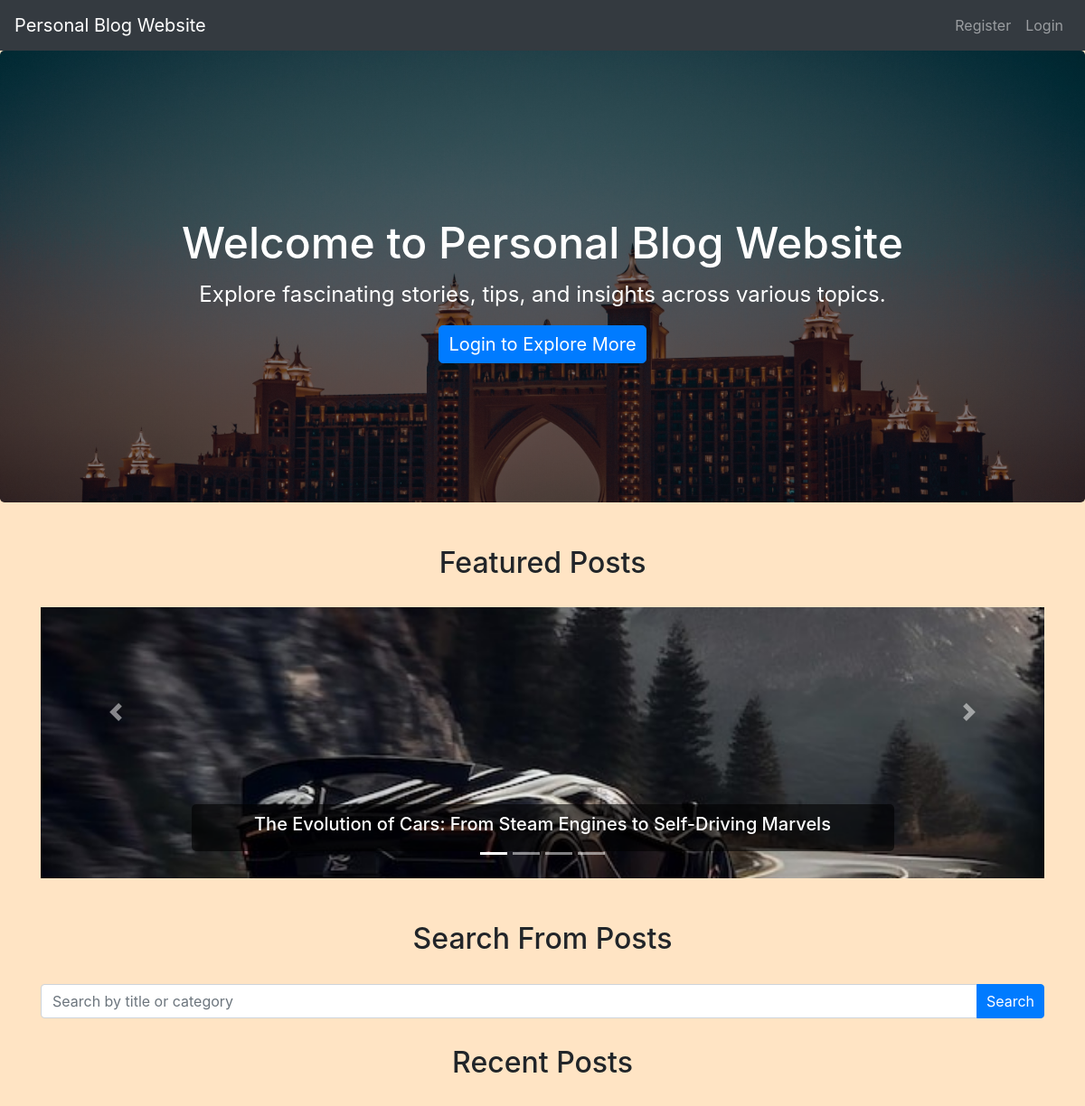
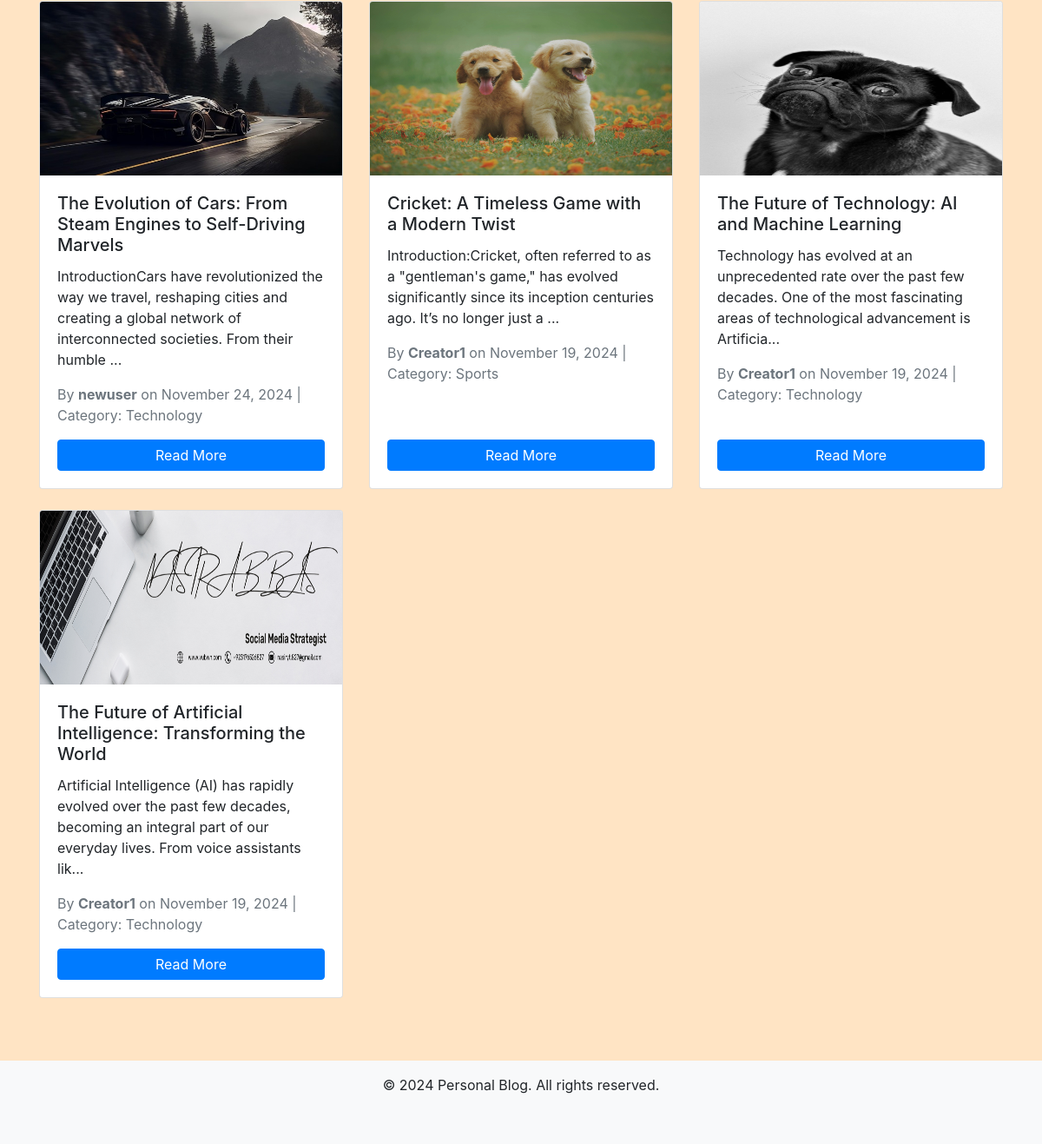
The page / on the database its author committed (2 pictures, top to bottom).
### tables this page shows
CREATE TABLE `blogposts` (
  `id` int(11) NOT NULL,
  `title` varchar(255) NOT NULL,
  `content` text NOT NULL,
  `author_id` int(11) NOT NULL,
  `category_id` int(11) NOT NULL,
  `featured_image` varchar(255) DEFAULT NULL,
  `status` enum('published','draft') NOT NULL,
  `created_at` timestamp NOT NULL DEFAULT current_timestamp(),
  `updated_at` timestamp NOT NULL DEFAULT current_timestamp() ON UPDATE current_timestamp()
);

CREATE TABLE `users` (
  `id` int(11) NOT NULL,
  `username` varchar(255) NOT NULL,
  `email` varchar(255) NOT NULL,
  `password` varchar(255) NOT NULL,
  `phone` varchar(20) NOT NULL,
  `created_at` timestamp NOT NULL DEFAULT current_timestamp(),
  `updated_at` timestamp NOT NULL DEFAULT current_timestamp() ON UPDATE current_timestamp(),
  `bio` text DEFAULT NULL,
  `profile_picture` varchar(255) DEFAULT NULL
);

CREATE TABLE `categories` (
  `id` int(11) NOT NULL,
  `name` varchar(255) NOT NULL,
  `created_at` timestamp NOT NULL DEFAULT current_timestamp(),
  `updated_at` timestamp NOT NULL DEFAULT current_timestamp() ON UPDATE current_timestamp()
);

### index.php (the view, shortened to what this page needs)
<?php
include('config.php');
$search_query = '';
$sql = "SELECT posts.id, posts.title, posts.created_at, posts.content, posts.featured_image, posts.author_id, posts.category_id, categories.name AS category_name, users.username AS author_name
        FROM BlogPosts AS posts
        JOIN categories ON posts.category_id = categories.id
        JOIN users ON posts.author_id = users.id
        WHERE posts.status = 'published' $search_query
        ORDER BY posts.created_at DESC";
$result = mysqli_query($conn, $sql);
$carousel_sql = "SELECT id, title, featured_image FROM BlogPosts WHERE featured_image != '' AND status = 'published' ORDER BY created_at DESC LIMIT 5";
$carousel_result = mysqli_query($conn, $carousel_sql);
?>
<!DOCTYPE html>
<html lang="en">
<head>
    <link rel="stylesheet" href="https://maxcdn.bootstrapcdn.com/bootstrap/4.5.2/css/bootstrap.min.css">
    <link rel="stylesheet" href="./css/style.css">
</head>
<body>
<?php
include('navbar.php');
?>
<div class="jumbotron text-center">
    <h1>Welcome to Personal Blog Website</h1>
    <p>Explore fascinating stories, tips, and insights across various topics.</p>
    <a href="login.php" class="btn btn-primary btn-lg">Login to Explore More</a>
</div>
<div class="container mt-5">
    <div id="carouselExampleIndicators" class="carousel slide" data-ride="carousel">
        <ol class="carousel-indicators">
            <?php
            $active = "active";
            $index = 0;
            while ($carousel_row = mysqli_fetch_assoc($carousel_result)) {
                ?>
                <li data-target="#carouselExampleIndicators" data-slide-to="<?php echo $index; ?>" class="<?php echo $active; ?>"></li>
                <?php
                $active = "";
                $index++;
            } ?>
        </ol>
        <h2>Featured Posts</h2>
        <div class="carousel-inner">
            <?php
            mysqli_data_seek($carousel_result, 0);
            $active = "active";
            while ($carousel_row = mysqli_fetch_assoc($carousel_result)) {
            ?>
                <div class="carousel-item <?php echo $active; ?>">
                    <?php if ($carousel_row['featured_image']) { ?>
                        <img src="images/<?php echo $carousel_row['featured_image']; ?>" class="d-block w-100" alt="Featured Image">
                    <?php } else { ?>
                        <img src="https://via.placeholder.com/800x300" class="d-block w-100" alt="Featured Image">
                    <?php } ?>
                    <div class="carousel-caption">
                        <h5><?php echo htmlspecialchars($carousel_row['title']); ?></h5>
                    </div>
                </div>
            <?php
                $active = "";
            } ?>
        </div>
        <a class="carousel-control-prev" href="#carouselExampleIndicators" role="button" data-slide="prev">
            <span class="carousel-control-prev-icon" aria-hidden="true"></span>
        </a>
        <a class="carousel-control-next" href="#carouselExampleIndicators" role="button" data-slide="next">
            <span class="carousel-control-next-icon" aria-hidden="true"></span>
        </a>
    </div>
    <h2 class="text-center mt-5">Search From Posts</h2>
    <form method="GET" class="mb-4">
        <div class="input-group">
            <input type="text" name="search" class="form-control" placeholder="Search by title or category" value="<?php echo isset($search_term) ? htmlspecialchars($search_term) : ''; ?>">
            <div class="input-group-append">
                <button class="btn btn-primary" type="submit">Search</button>
            </div>
        </div>
    </form>
    <h2 class="text-center">Recent Posts</h2>
    <div class="row">
        <?php if (mysqli_num_rows($result) > 0) {
            while ($row = mysqli_fetch_assoc($result)) {
                $content_preview = strip_tags($row['content']);
                $content_preview = strlen($content_preview) > 150 ? substr($content_preview, 0, 150) . '...' : $content_preview;
                ?>
                <div class="col-md-4 mb-4">
                    <div class="card h-100">
                        <?php if ($row['featured_image']) { ?>
                            <img src="images/<?php echo $row['featured_image']; ?>" class="card-img-top" alt="Featured Image">
                        <?php } else { ?>
                            <img src="https://via.placeholder.com/300x200" class="card-img-top" alt="Featured Image">
                        <?php } ?>
                        <div class="card-body d-flex flex-column">
                            <h5 class="card-title"><?php echo htmlspecialchars($row['title']); ?></h5>
                            <p class="card-text"><?php echo $content_preview; ?></p>
                            <p class="text-muted">By <strong><?php echo htmlspecialchars($row['author_name']); ?></strong> on <?php echo date('F j, Y', strtotime($row['created_at'])); ?> | Category: <?php echo htmlspecialchars($row['category_name']); ?></p>
                            <a href="view_post.php?id=<?php echo $row['id']; ?>" class="btn btn-primary mt-auto">Read More</a>
                        </div>
                    </div>
                </div>
            <?php }
        } else { ?>
            <div class="col-12 text-center">
                <p>No posts found matching your search criteria.</p>
            </div>
        <?php } ?>
    </div>
</div>
<?php
include 'footer.php';
?>
</body>
</html>

### navbar.php (shortened to what this page needs)
<nav class="navbar navbar-expand-lg navbar-dark bg-dark">
    <a class="navbar-brand" href="home.php">Personal Blog Website</a>
    <div class="collapse navbar-collapse" id="navbarNav">
        <ul class="navbar-nav ml-auto">
            <?php
            if (isset($_SESSION["id"]) && !empty($_SESSION["id"])) {
                echo '<li class="nav-item"><a class="nav-link" href="home.php">Home</a></li>';
                echo '<li class="nav-item"><a class="nav-link" href="dashboard.php">Dashboard</a></li>';
                echo '<li class="nav-item"><a class="nav-link" href="update_profile.php">Update Profile</a></li>';
                echo '<li class="nav-item"><a class="nav-link" href="manage_categories.php">Categories</a></li>';
                echo '<li class="nav-item"><a class="nav-link" href="create_post.php">Posts</a></li>';
                echo '<li class="nav-item"><a class="nav-link" href="comments.php">Comments</a></li>';
                echo '<li class="nav-item"><a class="nav-link" href="logout.php">Logout</a></li>';
            } else {
                echo '<li class="nav-item"><a class="nav-link" href="register.php">Register</a></li>';
                echo '<li class="nav-item"><a class="nav-link" href="login.php">Login</a></li>';
            }
            ?>
        </ul>
    </div>
</nav>

### footer.php
<footer class="mt-5 py-3 bg-light">
    <div class="container text-center">
        <p>&copy; 2024 Personal Blog. All rights reserved.</p>
    </div>
</footer>

### css/style.css (style rules this page uses)
body { background-color: bisque; }
h1, h2, h3, h4 { text-align: center; margin-top: 30px; margin-bottom: 30px; }
.container { margin-bottom: 40px; }
.btn-primary { padding: 5px 10px; }

### index.php (style rules this page uses)
.jumbotron { height: 500px; background-image: linear-gradient(rgba(0, 0, 0, 0.5), rgba(0, 0, 0, 0.5)), url('./images/hotel.jpg'); background-size: cover; color: white; display: flex; flex-direction: column; justify-content: center; align-items: center; }
.jumbotron h1 { font-size: 3rem; margin-bottom: 10px; }
.jumbotron p { font-size: 1.5rem; }
.carousel-item img { height: 300px; object-fit: cover; }
.carousel-item { text-align: center; }
.carousel-caption { bottom: 30px; background-color: rgba(0, 0, 0, 0.6); color: white; padding: 10px; border-radius: 5px; }
img { height: 200px; }

### rows shown on the page
blogposts: featured_image (picture), title "The Evolution of Cars: From Steam Engines to Self-Driving Marvels", content "IntroductionCars have revolutionized the way we travel, reshaping cities and creating a global network of interconnected societies. From their humble ...", author.username "newuser", created_at "November 24, 2024", category.name "Technology"
blogposts: featured_image (picture), title "Cricket: A Timeless Game with a Modern Twist", content "Introduction:Cricket, often referred to as a \"gentleman's game,\" has evolved significantly since its inception centuries ago. It’s no longer just a ...", author.username "Creator1", created_at "November 19, 2024", category.name "Sports"
blogposts: featured_image (picture), title "The Future of Technology: AI and Machine Learning", content "Technology has evolved at an unprecedented rate over the past few decades. One of the most fascinating areas of technological advancement is Artificia...", author.username "Creator1", created_at "November 19, 2024", category.name "Technology"
blogposts: featured_image (picture), title "The Future of Artificial Intelligence: Transforming the World", content "Artificial Intelligence (AI) has rapidly evolved over the past few decades, becoming an integral part of our everyday lives. From voice assistants lik...", author.username "Creator1", created_at "November 19, 2024", category.name "Technology"
